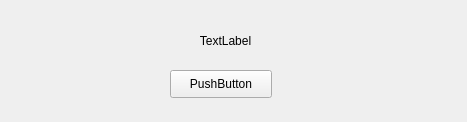
<?xml version="1.0" encoding="UTF-8"?>
<ui version="4.0">
 <class>Form</class>
 <widget class="QWidget" name="Form">
  <property name="geometry">
   <rect>
    <x>0</x>
    <y>0</y>
    <width>467</width>
    <height>122</height>
   </rect>
  </property>
  <property name="windowTitle">
   <string>Alarm</string>
  </property>
  <property name="layoutDirection">
   <enum>Qt::LeftToRight</enum>
  </property>
  <widget class="QLabel" name="alarm_label">
   <property name="geometry">
    <rect>
     <x>40</x>
     <y>20</y>
     <width>371</width>
     <height>41</height>
    </rect>
   </property>
   <property name="text">
    <string>TextLabel</string>
   </property>
   <property name="scaledContents">
    <bool>true</bool>
   </property>
   <property name="alignment">
    <set>Qt::AlignCenter</set>
   </property>
  </widget>
  <widget class="QPushButton" name="closealarm_button">
   <property name="geometry">
    <rect>
     <x>170</x>
     <y>70</y>
     <width>102</width>
     <height>28</height>
    </rect>
   </property>
   <property name="text">
    <string>PushButton</string>
   </property>
  </widget>
 </widget>
 <resources/>
 <connections/>
</ui>
